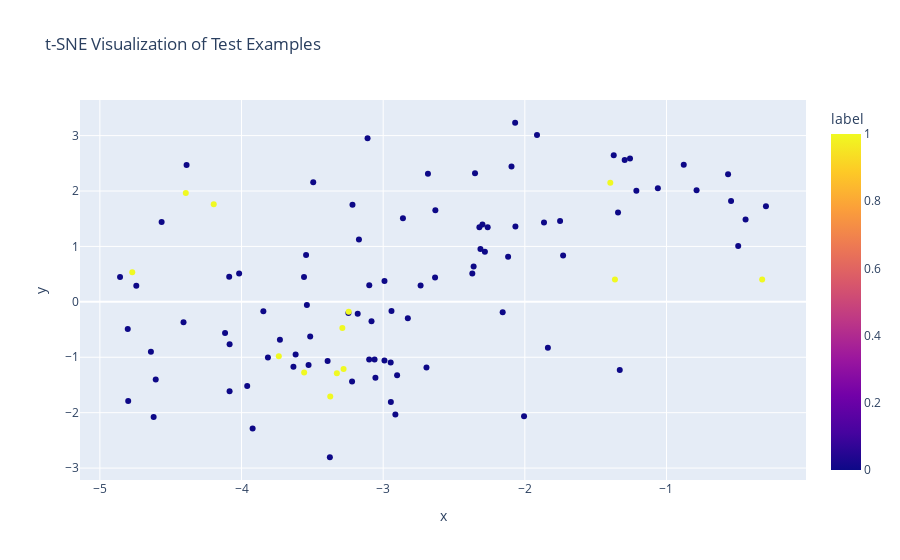

The cell this chart's notebook holds for it:
### Code cell
fig = px.scatter(
    df,
    x='x',
    y='y',
    color='label',
    title='t-SNE Visualization of Test Examples',
    hover_data={'text': texts, 
                'prediction': pred},
)

# Show the plot
fig.show()

### Figure 1 — Plotly figure (JSON) as saved in the notebook; plotly's stock layout.template omitted (floating-point values rounded to 4 significant figures; data arrays with more than 128 entries replaced by an {"elided": "..."} marker saying what was removed)
{"data": [{"customdata": {"elided": "101x2 mixed values"}, "hovertemplate": "x=%{x}<br>y=%{y}<br>text=%{customdata[0]}<br>prediction=%{customdata[1]}<br>label=%{marker.color}<extra></extra>", "legendgroup": "", "marker": {"color": [1, 0, 0, 1, 0, 0, 0, 0, 0, 0, 0, 0, 0, 0, 0, 0, 0, 0, 0, 0, 1, 0, 0, 0, 0, 0, 0, 0, 0, 0, 0, 0, 0, 0, 0, 1, 0, 0, 0, 1, 0, 0, 0, 0, 0, 0, 0, 0, 0, 0, 0, 0, 0, 0, 0, 0, 0, 0, 0, 1, 0, 0, 0, 0, 1, 0, 0, 0, 0, 0, 0, 0, 0, 1, 0, 0, 1, 1, 0, 0, 0, 0, 0, 0, 0, 0, 0, 0, 1, 0, 0, 0, 1, 1, 0, 0, 0, 0, 0, 0, 0], "coloraxis": "coloraxis", "symbol": "circle"}, "mode": "markers", "name": "", "orientation": "v", "showlegend": false, "type": "scatter", "x": [-0.3246, -3.494, -0.4416, -3.558, -3.814, -3.055, -1.342, -2.094, -2.826, -3.171, -4.8, -2.991, -3.527, -2.299, -2.262, -3.618, -0.7875, -3.96, -2.86, -0.4937, -4.771, -4.087, -4.388, -3.099, -4.858, -2.313, -3.634, -4.606, -3.846, -2.067, -0.8781, -2.632, -2.321, -3.18, -1.914, -3.374, -3.922, -1.837, -2.371, -4.196, -2.991, -1.372, -4.084, -2.352, -4.116, -2.947, -4.64, -4.803, -3.082, -1.865, -2.118, -3.061, -2.736, -3.245, -2.156, -2.946, -0.5652, -3.559, -4.743, -4.393, -1.257, -4.62, -2.694, -3.098, -1.397, -2.902, -3.515, -2.361, -0.2978, -2.282, -1.213, -3.376, -3.539, -3.243, -2.006, -3.392, -1.364, -3.737, -3.217, -1.751, -3.11, -0.544, -2.634, -2.941, -4.084, -2.068, -1.73, -3.22, -3.288, -2.684, -4.017, -4.564, -3.279, -3.327, -3.729, -2.914, -4.41, -1.295, -3.544, -1.061, -1.33], "xaxis": "x", "y": [0.4043, 2.158, 1.486, -1.276, -1.004, -1.37, 1.614, 2.442, -0.2972, 1.123, -1.788, 0.378, -1.141, 1.398, 1.348, -0.9513, 2.015, -1.518, 1.51, 1.01, 0.5323, 0.4516, 2.47, -1.041, 0.448, 0.9528, -1.173, -1.402, -0.1714, 1.362, 2.476, 1.651, 1.345, -0.2143, 3.012, -1.71, -2.285, -0.8305, 0.5098, 1.762, -1.057, 2.643, -0.765, 2.32, -0.5608, -1.096, -0.9016, -0.4915, -0.3492, 1.434, 0.8161, -1.039, 0.2961, -0.199, -0.1863, -1.806, 2.304, 0.4488, 0.2902, 1.966, 2.585, -2.077, -1.183, 0.2994, 2.149, -1.325, -0.624, 0.6367, 1.724, 0.9027, 2.007, -2.804, -0.05833, -0.1772, -2.067, -1.07, 0.4043, -0.9826, 1.753, 1.461, 2.95, 1.818, 0.4378, -0.1648, -1.615, 3.232, 0.8352, -1.436, -0.4706, 2.31, 0.512, 1.441, -1.211, -1.289, -0.6848, -2.035, -0.3685, 2.559, 0.8463, 2.051, -1.231], "yaxis": "y"}], "layout": {"coloraxis": {"colorbar": {"title": {"text": "label"}}, "colorscale": [[0, "#0d0887"], [0.1111, "#46039f"], [0.2222, "#7201a8"], [0.3333, "#9c179e"], [0.4444, "#bd3786"], [0.5556, "#d8576b"], [0.6667, "#ed7953"], [0.7778, "#fb9f3a"], [0.8889, "#fdca26"], [1, "#f0f921"]]}, "legend": {"tracegroupgap": 0}, "title": {"text": "t-SNE Visualization of Test Examples"}, "xaxis": {"anchor": "y", "domain": [0, 1], "title": {"text": "x"}}, "yaxis": {"anchor": "x", "domain": [0, 1], "title": {"text": "y"}}}}
